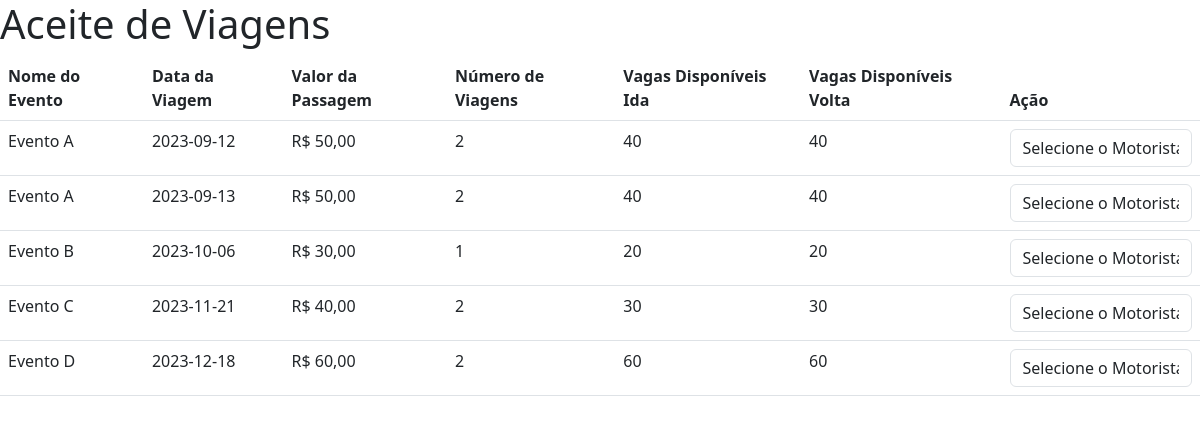
Page /aceite_viagens.php on the committed database.
### tables this page shows
CREATE TABLE `viagens` (
  `viagem_id` int(11) NOT NULL,
  `evento_id` int(11) NOT NULL,
  `data_viagem` date NOT NULL,
  `valor_passagem` decimal(10,2) NOT NULL,
  `numero_viagens` int(11) NOT NULL,
  `vagas_disponiveis_ida` int(11) NOT NULL,
  `vagas_disponiveis_volta` int(11) NOT NULL,
  `partida` time NOT NULL,
  `volta` time NOT NULL
);

CREATE TABLE `eventos` (
  `evento_id` int(11) NOT NULL,
  `nome_evento` varchar(255) NOT NULL,
  `vagas_disponiveis` int(11) NOT NULL,
  `data_inicio` date NOT NULL,
  `data_final` date NOT NULL,
  `numero_dias` int(11) NOT NULL,
  `horario_inicio` time NOT NULL,
  `horario_final` time NOT NULL,
  `endereco` varchar(255) NOT NULL,
  `localizacao` varchar(255) NOT NULL,
  `nome_contato` varchar(255) NOT NULL,
  `telefone_contato` varchar(20) NOT NULL
);

### backend/DatabaseManager.php (called while the page is built, shortened)
<?php
class DatabaseManager
{
    public $conn;
    public function __construct()
    {
        $this->conn = new mysqli("localhost", "root", "", "eventos");
        $this->conn->set_charset("utf8");
    }
    public function listarViagens()
    {
        $query = "SELECT v.viagem_id, e.nome_evento, v.data_viagem, v.valor_passagem, v.numero_viagens, v.vagas_disponiveis_ida, v.vagas_disponiveis_volta, v.partida, v.volta FROM viagens as v INNER JOIN eventos as e on v.evento_id = e.evento_id";
        $result = $this->conn->query($query);
        $viagens = array();
        if ($result) {
            while ($row = $result->fetch_assoc()) {
                $viagens[] = $row;
            }
        }
        return $viagens;
    }
}
?>

### aceite_viagens.php (the view, shortened to what this page needs)
<?php
require_once('backend/DatabaseManager.php');
$databaseManager = new DatabaseManager();
$viagens = $databaseManager->listarViagens();
?>
<!DOCTYPE html>
<html>
<head>
    <link rel="stylesheet" href="Assets/css/css@3">
    <link href="Assets/css/dist/bootstrap.min.css" rel="stylesheet">
    <link href="Assets/css/sign-in.css" rel="stylesheet">
</head>
<body>
    <h1>Aceite de Viagens</h1>
   <table class="table">
        <thead>
            <tr>
                <th>Nome do Evento</th>
                <th>Data da Viagem</th>
                <th>Valor da Passagem</th>
                <th>Número de Viagens</th>
                <th>Vagas Disponíveis Ida</th>
                <th>Vagas Disponíveis Volta</th>
                <th>Ação</th>
            </tr>
        </thead>
        <tbody>
            <?php foreach ($viagens as $viagem): ?>
                <tr>
                    <td><?php echo $viagem['nome_evento']; ?></td>
                    <td><?php echo $viagem['data_viagem']; ?></td>
                    <td>R$ <?php echo number_format($viagem['valor_passagem'], 2, ',', '.'); ?></td>
                    <td><?php echo $viagem['numero_viagens']; ?></td>
                    <td><?php echo $viagem['vagas_disponiveis_ida']; ?></td>
                    <td><?php echo $viagem['vagas_disponiveis_volta']; ?></td>
                    <td>
                    <div class="form-group">
                                              <select class="form-control" id="motorista" name="motorista">
                            <option value="" disabled selected>Selecione o Motorista</option>
                        </select>
                    </div>
                    </td>
                </tr>
            <?php endforeach; $databaseManager->fecharConexao(); ?>
        </tbody>
    </table>
</body>
</html>

### Assets/css/sign-in.css (style rules this page uses)
html, body { height: 100%; }

### rows in the picture
viagens: evento.nome_evento "Evento A", data_viagem "2023-09-12", valor_passagem "50,00", numero_viagens "2", vagas_disponiveis_ida "40", vagas_disponiveis_volta "40"
viagens: evento.nome_evento "Evento A", data_viagem "2023-09-13", valor_passagem "50,00", numero_viagens "2", vagas_disponiveis_ida "40", vagas_disponiveis_volta "40"
viagens: evento.nome_evento "Evento B", data_viagem "2023-10-06", valor_passagem "30,00", numero_viagens "1", vagas_disponiveis_ida "20", vagas_disponiveis_volta "20"
viagens: evento.nome_evento "Evento C", data_viagem "2023-11-21", valor_passagem "40,00", numero_viagens "2", vagas_disponiveis_ida "30", vagas_disponiveis_volta "30"
viagens: evento.nome_evento "Evento D", data_viagem "2023-12-18", valor_passagem "60,00", numero_viagens "2", vagas_disponiveis_ida "60", vagas_disponiveis_volta "60"
